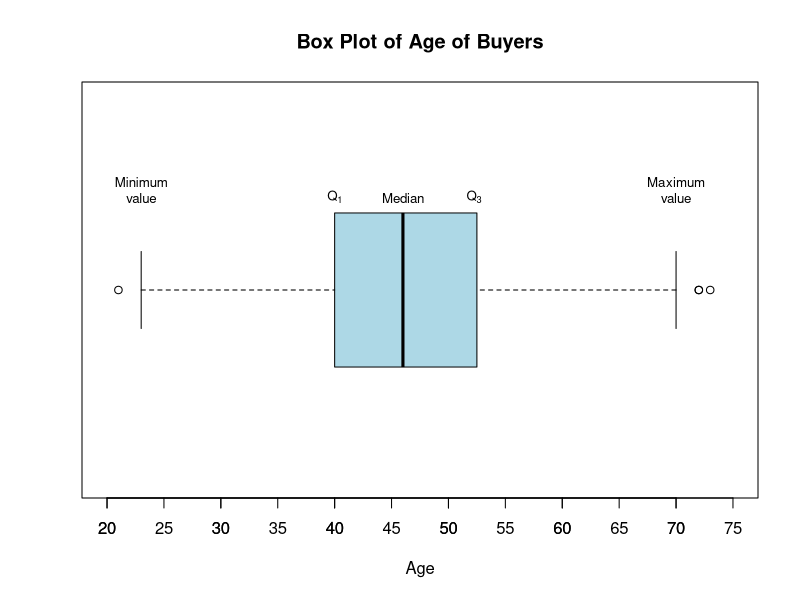

Here is the R script that generated this plot:
#Page No.108
ages <- c(
  21, 23, 24, 25, 26, 27, 27, 28, 28, 29, 29, 30, 30, 30, 31, 31, 31, 31, 31, 
  32, 32, 32, 32, 33, 33, 34, 34, 34, 35, 35, 35, 36, 36, 37, 37, 37, 37, 37, 37, 
  38, 38, 39, 39, 40, 40, 40, 40, 40, 40, 40, 40, 40, 40, 41, 41, 41, 41, 41, 41, 
  42, 42, 42, 42, 42, 42, 42, 42, 43, 43, 43, 43, 44, 44, 44, 44, 44, 44, 44, 44, 
  44, 45, 45, 45, 45, 45, 45, 45, 45, 46, 46, 46, 46, 46, 46, 46, 46, 46, 46, 47, 
  47, 47, 47, 47, 48, 48, 48, 48, 48, 48, 48, 49, 49, 49, 49, 49, 49, 50, 50, 50, 
  50, 50, 51, 51, 51, 51, 51, 51, 52, 52, 52, 52, 52, 52, 52, 52, 53, 53, 53, 53, 
  54, 54, 54, 54, 55, 55, 55, 55, 55, 56, 56, 56, 56, 56, 57, 57, 57, 57, 58, 58, 
  58, 58, 58, 59, 59, 60, 61, 61, 62, 62, 63, 64, 65, 65, 65, 68, 69, 70, 72, 72, 73
)

boxplot(ages, horizontal = TRUE, col = "lightblue", main = "Box Plot of Age of Buyers",
        xlab = "Age", ylim = c(20, 75))
axis(1, at = seq(20, 75, by = 5))

Q1 <- quantile(ages, 0.25)
Q2 <- median(ages)
Q3 <- quantile(ages, 0.75)

IQR_val <- IQR(ages)
Lower_bound <- Q1 - 1.5 * IQR_val
Upper_bound <- Q3 + 1.5 * IQR_val

Min <- min(ages[ages >= Lower_bound])
Max <- max(ages[ages <= Upper_bound])

outliers <- ages[ages < Lower_bound | ages > Upper_bound]

text(Min, 1.2, "Minimum\nvalue", pos = 3, cex = 0.8)
text(Q1, 1.2, expression(Q[1]), pos = 3, cex = 0.8)
text(Q2, 1.2, "Median", pos = 3, cex = 0.8)
text(Q3, 1.2, expression(Q[3]), pos = 3, cex = 0.8)
text(Max, 1.2, "Maximum\nvalue", pos = 3, cex = 0.8)

cat("Outliers Detected (Age):", outliers, "\n")
